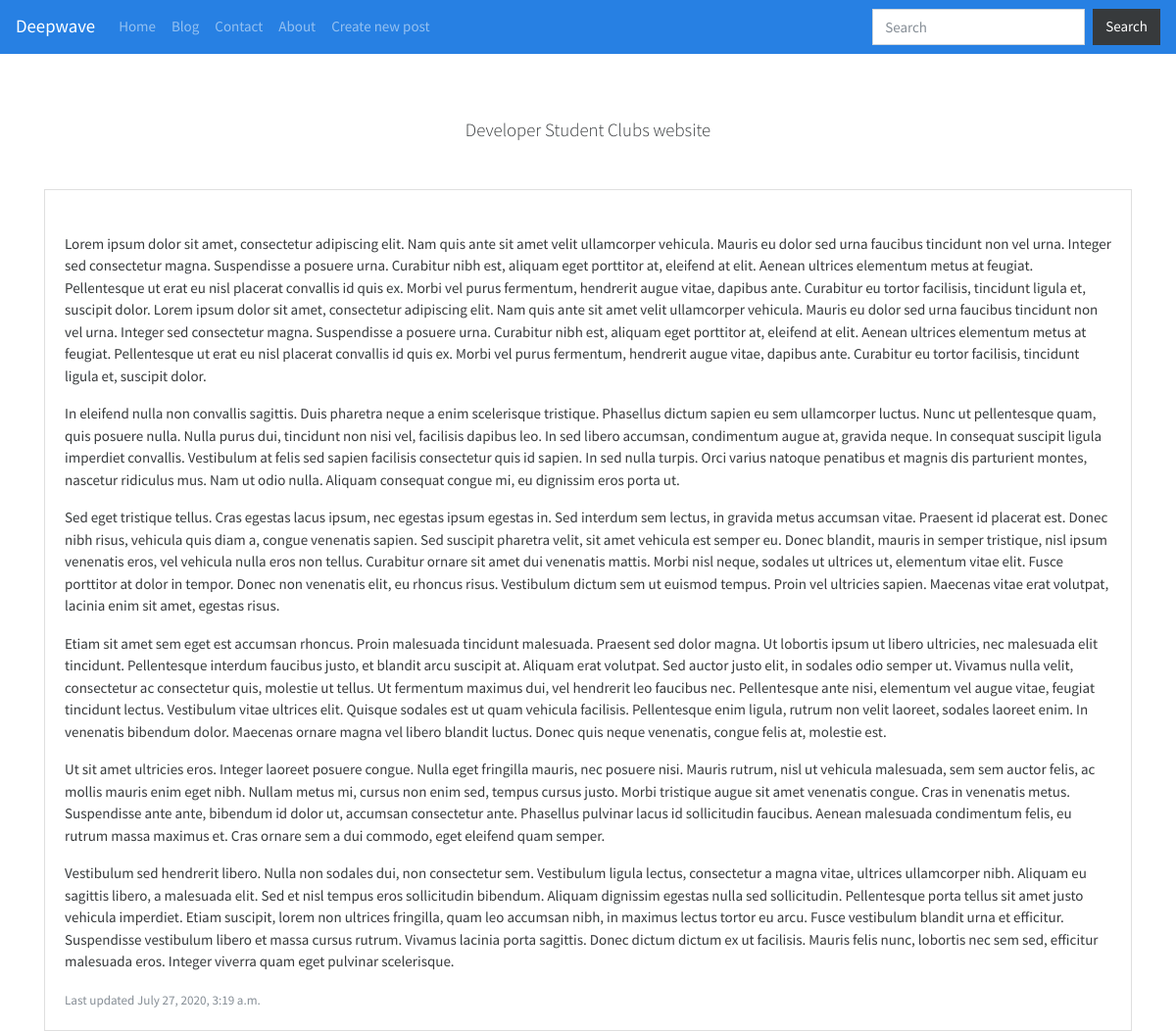
Page /blog/developer-post/ on the committed database.
### blog/models.py (models this page shows, shortened)
class BlogPost(models.Model):
    User = models.ForeignKey(User, default=1, null=True, on_delete=models.SET_NULL)
    title = models.CharField(max_length=255)
    slug = models.SlugField(unique=True) #hello world -> hello-world
    content = models.TextField(null=True, blank=True)
    publish_date = models.DateTimeField( auto_now=False, auto_now_add=False, blank=True, null=True)
    image = models.ImageField(upload_to='image/', blank=True, null=True)
    timestamp = models.DateTimeField(auto_now_add=True) #when added to the database, the field changes to that time
    updated = models.DateTimeField(auto_now=True) #when save is hit, the time changes
    objects = BlogPostManager()
    class Meta:
        ordering = ['-updated', '-publish_date', '-timestamp' ]

### blog/views.py (the view)
# urls.py: path('<str:slug>/', blogPostDetailView),
def blogPostDetailView(request, slug):
    blogObject = get_object_or_404(BlogPost, slug  = slug)
    template_name = "blog/detail.html"
    context = {"object": blogObject}
    return render(request, template_name, context)

### blog/models.py (called while the page is built)
    def get_queryset(self):
        return BlogPostQuerySet(self.model, using=self._db)

### blog/templates/blog/detail.html (shortened to what this page needs)
{% extends 'base.html' %}
{% block content %}
<h5 class="text-center mb-5">{{object.title}}</h5>
  <div class="card">
    <div class="card-body">
      <p class="card-text text-justify mt-4">{{object.content|linebreaks}}</p>
      <p class="card-text"><small class="text-muted">Last updated {{object.updated}}</small></p>
    </div>
  </div>
</div>
{% endblock content %}

### rows in the picture
BlogPost: title "Developer Student Clubs website", content "Lorem ipsum dolor sit amet, consectetur adipiscing elit. Nam quis ante sit amet velit ullamcorper vehicula. Mauris eu dolor sed urna faucibus tincidunt non vel urna. Integer sed consectetur magna. Suspendisse a posuere urna. Curabitur nibh est, aliquam eget porttitor at, eleifend at elit. Aenean ultrices elementum metus at feugiat. Pellentesque ut erat eu nisl placerat convallis id quis ex. Morbi vel purus fermentum, hendrerit augue vitae, dapibus ante. Curabitur eu tortor facilisis, tincidunt ligula et, suscipit dolor. Lorem ipsum dolor sit amet, consectetur adipiscing elit. Nam quis ante sit amet velit ullamcorper vehicula. Mauris eu dolor sed urna faucibus tincidunt non vel urna. Integer…", updated "July 27, 2020, 3:19 a.m."
